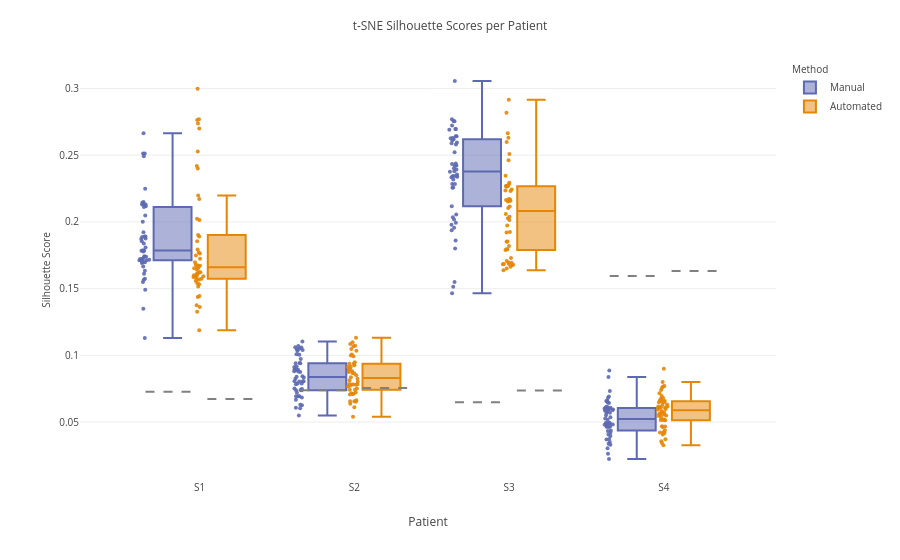

The notebook cell this image was saved under:
### Code cell
import plotly.express as px
import plotly.graph_objects as go
sns.reset_defaults()


# extract True and Chance subsets
true_df = silscor_dfmelted_tr_ch[silscor_dfmelted_tr_ch['Silhouette Level'] == 'True Distribution']
chance_df = silscor_dfmelted_tr_ch[silscor_dfmelted_tr_ch['Silhouette Level'] == 'Chance Distribution']

# compute mean chance silhouette score per Patient × Method
chance_means = chance_df.groupby(['Patient', 'Method'], as_index=False)['Silhouette Score'].mean()

# main plot — true scores only
fig = px.box(
    true_df,
    x='Patient',
    y='Silhouette Score',
    color='Method',
    points='all',
    boxmode='group',
    color_discrete_map=colorsmap,
    hover_name='Patient',
    hover_data=['Patient', 'Method', 'Iteration', 'Silhouette Score'],
    category_orders=orderforplot
    
)

fig.update_traces(marker=dict(size=4, opacity=0.9), jitter=0.3, boxmean=False)

# map each (Patient, Method) combo to x coordinate
x_coords = {p: i for i, p in enumerate(true_df['Patient'].unique())}
method_offset = {'Manual': -0.2, 'Automated': 0.2}  # horizontal shift for group boxes

# add horizontal chance lines beneath each box
for _, row in chance_means.iterrows():
    patient = row['Patient']
    method = row['Method']
    chance_val = row['Silhouette Score']
    x = x_coords[patient] + method_offset[method]

    fig.add_shape(
        type="line",
        x0=x - 0.15,
        x1=x + 0.15,
        y0=chance_val,
        y1=chance_val,
        line=dict(color="gray", dash="dash"),
        xref="x",
        yref="y"
    )

mm_to_px = 3.78
fig.update_layout(
    title=dict(text="t-SNE Silhouette Scores per Patient", font=dict(size=12)),
    boxmode="group",
    yaxis_title=dict(text="Silhouette Score", font=dict(size=10)),
    xaxis_title="Patient",
    legend_title=dict(text="Method", font=dict(size=10)),
    font=dict(size=10))
fig.write_image("../figures/figure3/manualvsautomated_TSNEsilhouetteAllpatientsphonChancePlotly.svg", format='svg', scale=3)
fig.show()

### Figure 1 — Plotly figure (JSON) as saved in the notebook; plotly's stock layout.template omitted (floating-point values rounded to 4 significant figures; data arrays with more than 128 entries replaced by an {"elided": "..."} marker saying what was removed)
{"data": [{"alignmentgroup": "True", "boxmean": false, "boxpoints": "all", "customdata": {"elided": "200x2 mixed values"}, "hovertemplate": "<b>%{hovertext}</b><br><br>Method=%{customdata[0]}<br>Patient=%{x}<br>Silhouette Score=%{y}<br>Iteration=%{customdata[1]}<extra></extra>", "hovertext": {"elided": "200 str values"}, "jitter": 0.3, "legendgroup": "Manual", "marker": {"color": "rgb(93, 105, 177)", "opacity": 0.9, "size": 4}, "name": "Manual", "notched": false, "offsetgroup": "Manual", "orientation": "v", "showlegend": true, "type": "box", "x": {"elided": "200 str values"}, "x0": " ", "xaxis": "x", "y": {"elided": "200 float values"}, "y0": " ", "yaxis": "y"}, {"alignmentgroup": "True", "boxmean": false, "boxpoints": "all", "customdata": {"elided": "200x2 mixed values"}, "hovertemplate": "<b>%{hovertext}</b><br><br>Method=%{customdata[0]}<br>Patient=%{x}<br>Silhouette Score=%{y}<br>Iteration=%{customdata[1]}<extra></extra>", "hovertext": {"elided": "200 str values"}, "jitter": 0.3, "legendgroup": "Automated", "marker": {"color": "rgb(229, 134, 6)", "opacity": 0.9, "size": 4}, "name": "Automated", "notched": false, "offsetgroup": "Automated", "orientation": "v", "showlegend": true, "type": "box", "x": {"elided": "200 str values"}, "x0": " ", "xaxis": "x", "y": {"elided": "200 float values"}, "y0": " ", "yaxis": "y"}], "layout": {"boxmode": "group", "font": {"size": 10}, "legend": {"title": {"font": {"size": 10}, "text": "Method"}, "tracegroupgap": 0}, "margin": {"t": 60}, "shapes": [{"line": {"color": "gray", "dash": "dash"}, "type": "line", "x0": 2.05, "x1": 2.35, "xref": "x", "y0": 0.07375, "y1": 0.07375, "yref": "y"}, {"line": {"color": "gray", "dash": "dash"}, "type": "line", "x0": 1.65, "x1": 1.95, "xref": "x", "y0": 0.06489, "y1": 0.06489, "yref": "y"}, {"line": {"color": "gray", "dash": "dash"}, "type": "line", "x0": 1.05, "x1": 1.35, "xref": "x", "y0": 0.07559, "y1": 0.07559, "yref": "y"}, {"line": {"color": "gray", "dash": "dash"}, "type": "line", "x0": 0.65, "x1": 0.95, "xref": "x", "y0": 0.07388, "y1": 0.07388, "yref": "y"}, {"line": {"color": "gray", "dash": "dash"}, "type": "line", "x0": 3.05, "x1": 3.35, "xref": "x", "y0": 0.1632, "y1": 0.1632, "yref": "y"}, {"line": {"color": "gray", "dash": "dash"}, "type": "line", "x0": 2.65, "x1": 2.95, "xref": "x", "y0": 0.1595, "y1": 0.1595, "yref": "y"}, {"line": {"color": "gray", "dash": "dash"}, "type": "line", "x0": 0.05, "x1": 0.35, "xref": "x", "y0": 0.06727, "y1": 0.06727, "yref": "y"}, {"line": {"color": "gray", "dash": "dash"}, "type": "line", "x0": -0.35, "x1": -0.05, "xref": "x", "y0": 0.07276, "y1": 0.07276, "yref": "y"}], "title": {"font": {"size": 12}, "text": "t-SNE Silhouette Scores per Patient"}, "xaxis": {"anchor": "y", "categoryarray": ["S1", "S2", "S3", "S4"], "categoryorder": "array", "domain": [0, 1], "title": {"text": "Patient"}}, "yaxis": {"anchor": "x", "domain": [0, 1], "title": {"font": {"size": 10}, "text": "Silhouette Score"}}}}
